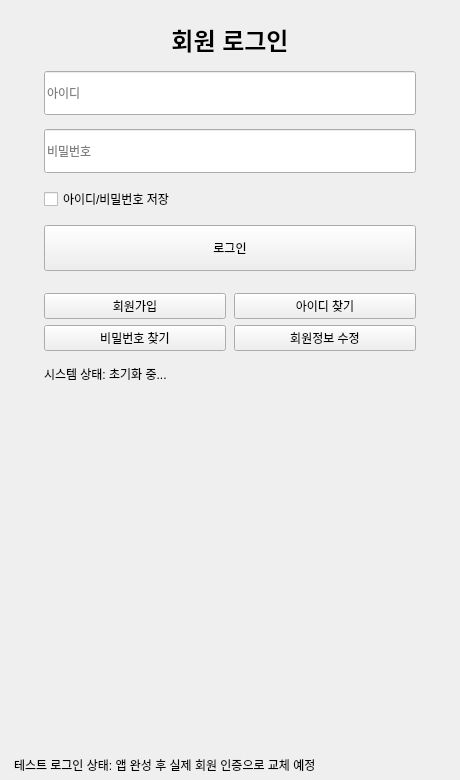
<?xml version="1.0" encoding="UTF-8"?>
<ui version="4.0">
 <class>Form</class>
 <widget class="QWidget" name="Form">
  <property name="geometry">
   <rect>
    <x>0</x>
    <y>0</y>
    <width>460</width>
    <height>780</height>
   </rect>
  </property>
  <property name="windowTitle">
   <string>회원 로그인</string>
  </property>
  <property name="styleSheet">
   <string notr="true"><![CDATA[
/* 전체 배경 */
QWidget#Form {
	background-color: #0f172a;
	color: #e5e7eb;
}

/* 중앙 카드 */
QFrame#login_card {
	background-color: rgba(2, 6, 23, 0.55);
	border: 1px solid rgba(148, 163, 184, 0.18);
	border-radius: 18px;
}

/* 제목 */
QLabel#label_title {
	color: #f9fafb;
	font-weight: 700;
}

/* 입력 */
QLineEdit#lineEdit_access,
QLineEdit#lineEdit_secret {
	background-color: rgba(15, 23, 42, 0.9);
	border: 1px solid rgba(148, 163, 184, 0.22);
	border-radius: 12px;
	padding: 12px 14px;
	color: #e5e7eb;
}
QLineEdit#lineEdit_access:focus,
QLineEdit#lineEdit_secret:focus {
	border: 1px solid rgba(96, 165, 250, 0.95);
}

/* 체크박스 */
QCheckBox#checkBox_save_user { color: rgba(229, 231, 235, 0.9); }
QCheckBox::indicator {
	width: 18px; height: 18px;
	border-radius: 6px;
	border: 1px solid rgba(148, 163, 184, 0.35);
	background-color: rgba(15, 23, 42, 0.9);
}
QCheckBox::indicator:checked {
	background-color: rgba(96, 165, 250, 0.95);
	border: 1px solid rgba(96, 165, 250, 0.95);
}

/* 로그인 버튼 */
QPushButton#pushButton_connect {
	background-color: rgba(96, 165, 250, 0.95);
	color: #0b1220;
	border: none;
	border-radius: 12px;
	padding: 12px 14px;
	font-weight: 700;
}
QPushButton#pushButton_connect:hover { background-color: rgba(59, 130, 246, 0.98); }
QPushButton#pushButton_connect:pressed { background-color: rgba(37, 99, 235, 0.98); }

/* 보조 버튼 */
QPushButton#btn_signup,
QPushButton#btn_find_id,
QPushButton#btn_find_pw,
QPushButton#btn_edit_profile {
	background-color: transparent;
	border: none;
	color: rgba(226, 232, 240, 0.9);
	padding: 6px 8px;
	text-align: left;
}
QPushButton#btn_signup:hover,
QPushButton#btn_find_id:hover,
QPushButton#btn_find_pw:hover,
QPushButton#btn_edit_profile:hover {
	color: rgba(96, 165, 250, 0.95);
}

/* 안내 문구 */
QLabel#label_hint { color: rgba(148, 163, 184, 0.95); }

/* 하단 */
QFrame#bottom {
	background-color: rgba(2, 6, 23, 0.75);
	border-top: 1px solid rgba(148, 163, 184, 0.12);
}
QLabel#label_credits { color: rgba(148, 163, 184, 0.75); }
]]></string>
  </property>
  <layout class="QVBoxLayout" name="verticalLayout_root">
   <property name="spacing">
    <number>0</number>
   </property>
   <property name="leftMargin">
    <number>0</number>
   </property>
   <property name="topMargin">
    <number>0</number>
   </property>
   <property name="rightMargin">
    <number>0</number>
   </property>
   <property name="bottomMargin">
    <number>0</number>
   </property>

   <!-- Content -->
   <item>
    <widget class="QFrame" name="content">
     <property name="frameShape">
      <enum>QFrame::NoFrame</enum>
     </property>
     <layout class="QVBoxLayout" name="layout_content">
      <property name="leftMargin">
       <number>22</number>
      </property>
      <!-- 상단 제거: 22 → 8 -->
      <property name="topMargin">
       <number>8</number>
      </property>
      <property name="rightMargin">
       <number>22</number>
      </property>
      <property name="bottomMargin">
       <number>22</number>
      </property>

      <!-- spacer_top2 제거 -->

      <item>
       <widget class="QFrame" name="login_card">
        <property name="frameShape">
         <enum>QFrame::NoFrame</enum>
        </property>
        <layout class="QVBoxLayout" name="layout_card">
         <property name="leftMargin">
          <number>22</number>
         </property>
         <!-- 카드 내부 상단도 줄임: 22 → 14 -->
         <property name="topMargin">
          <number>14</number>
         </property>
         <property name="rightMargin">
          <number>22</number>
         </property>
         <property name="bottomMargin">
          <number>22</number>
         </property>
         <property name="spacing">
          <number>14</number>
         </property>

         <item>
          <widget class="QLabel" name="label_title">
           <property name="font">
            <font>
             <family>Segoe UI</family>
             <pointsize>18</pointsize>
             <weight>75</weight>
             <bold>true</bold>
            </font>
           </property>
           <property name="text">
            <string>회원 로그인</string>
           </property>
           <property name="alignment">
            <set>Qt::AlignHCenter|Qt::AlignVCenter</set>
           </property>
          </widget>
         </item>

         <item>
          <widget class="QLineEdit" name="lineEdit_access">
           <property name="minimumSize">
            <size>
             <width>0</width>
             <height>44</height>
            </size>
           </property>
           <property name="maxLength">
            <number>50</number>
           </property>
           <property name="placeholderText">
            <string>아이디</string>
           </property>
          </widget>
         </item>

         <item>
          <widget class="QLineEdit" name="lineEdit_secret">
           <property name="minimumSize">
            <size>
             <width>0</width>
             <height>44</height>
            </size>
           </property>
           <property name="maxLength">
            <number>50</number>
           </property>
           <property name="echoMode">
            <enum>QLineEdit::Password</enum>
           </property>
           <property name="placeholderText">
            <string>비밀번호</string>
           </property>
          </widget>
         </item>

         <item>
          <widget class="QCheckBox" name="checkBox_save_user">
           <property name="text">
            <string>아이디/비밀번호 저장</string>
           </property>
          </widget>
         </item>

         <item>
          <widget class="QPushButton" name="pushButton_connect">
           <property name="minimumSize">
            <size>
             <width>0</width>
             <height>46</height>
            </size>
           </property>
           <property name="text">
            <string>로그인</string>
           </property>
          </widget>
         </item>

         <item>
          <widget class="QFrame" name="frame_links">
           <property name="frameShape">
            <enum>QFrame::NoFrame</enum>
           </property>
           <layout class="QGridLayout" name="grid_links">
            <property name="leftMargin">
             <number>0</number>
            </property>
            <property name="topMargin">
             <number>8</number>
            </property>
            <property name="rightMargin">
             <number>0</number>
            </property>
            <property name="bottomMargin">
             <number>0</number>
            </property>
            <property name="horizontalSpacing">
             <number>8</number>
            </property>
            <property name="verticalSpacing">
             <number>6</number>
            </property>
            <item row="0" column="0">
             <widget class="QPushButton" name="btn_signup">
              <property name="text">
               <string>회원가입</string>
              </property>
             </widget>
            </item>
            <item row="0" column="1">
             <widget class="QPushButton" name="btn_find_id">
              <property name="text">
               <string>아이디 찾기</string>
              </property>
             </widget>
            </item>
            <item row="1" column="0">
             <widget class="QPushButton" name="btn_find_pw">
              <property name="text">
               <string>비밀번호 찾기</string>
              </property>
             </widget>
            </item>
            <item row="1" column="1">
             <widget class="QPushButton" name="btn_edit_profile">
              <property name="text">
               <string>회원정보 수정</string>
              </property>
             </widget>
            </item>
           </layout>
          </widget>
         </item>

         <!-- 라벨을 frame_links 바로 다음에 위치시켜 카드 내부에서 줄바꿈되어 보이도록 함 -->
         <item>
          <widget class="QLabel" name="label_hint">
           <property name="text">
            <string>시스템 상태: 초기화 중...</string>
           </property>
           <property name="alignment">
            <set>Qt::AlignLeft|Qt::AlignVCenter</set>
           </property>
           <property name="wordWrap">
            <bool>true</bool>
           </property>
           <property name="maximumSize">
            <size>
             <width>16777215</width>
             <height>150</height>
            </size>
           </property>
           <property name="sizePolicy">
            <sizepolicy hsizetype="Expanding" vsizetype="Preferred">
             <horstretch>0</horstretch>
             <verstretch>0</verstretch>
            </sizepolicy>
           </property>
          </widget>
         </item>

        </layout>
       </widget>
      </item>

      <item>
       <spacer name="spacer_bottom2">
        <property name="orientation">
         <enum>Qt::Vertical</enum>
        </property>
        <property name="sizeHint" stdset="0">
         <size>
          <width>20</width>
          <height>40</height>
         </size>
        </property>
       </spacer>
      </item>

     </layout>
    </widget>
   </item>

   <!-- Bottom -->
   <item>
    <widget class="QFrame" name="bottom">
     <property name="maximumSize">
      <size>
       <width>16777215</width>
       <height>40</height>
      </size>
     </property>
     <property name="frameShape">
      <enum>QFrame::NoFrame</enum>
     </property>
     <layout class="QHBoxLayout" name="layout_bottom">
      <property name="leftMargin">
       <number>14</number>
      </property>
      <property name="topMargin">
       <number>6</number>
      </property>
      <property name="rightMargin">
       <number>14</number>
      </property>
      <property name="bottomMargin">
       <number>6</number>
      </property>
      <item>
       <widget class="QLabel" name="label_credits">
        <property name="text">
         <string>테스트 로그인 상태: 앱 완성 후 실제 회원 인증으로 교체 예정</string>
        </property>
        <property name="alignment">
         <set>Qt::AlignLeft|Qt::AlignVCenter</set>
        </property>
       </widget>
      </item>
     </layout>
    </widget>
   </item>

  </layout>
 </widget>
 <resources/>
 <connections/>
</ui>
